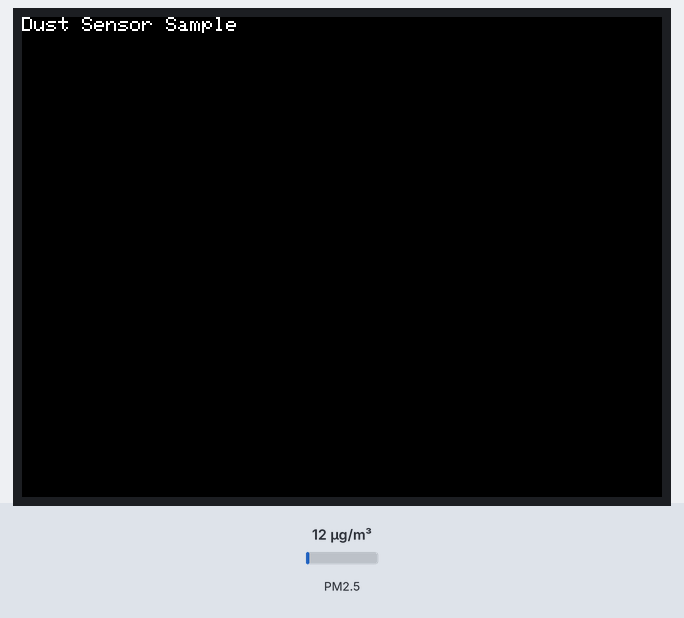
The sketch below on a simulated ESP32. On the bench: 320×240 colour display. Wiring (inferred from the names in the program): dust sensor: data GPIO 22. Inputs (shaded band) come from the test bench; at power-on: PM2.5 12 µg/m³.

Above: at 0.2 s.
At 5.1 s:
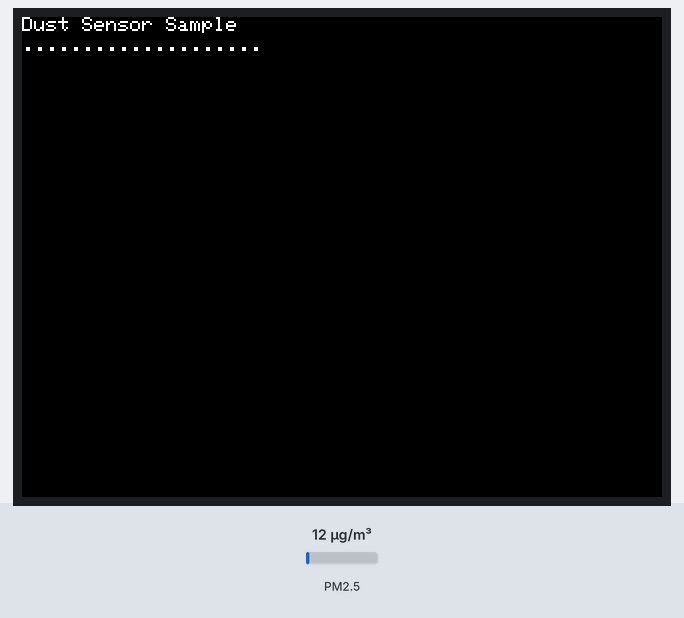
At 10.1 s:
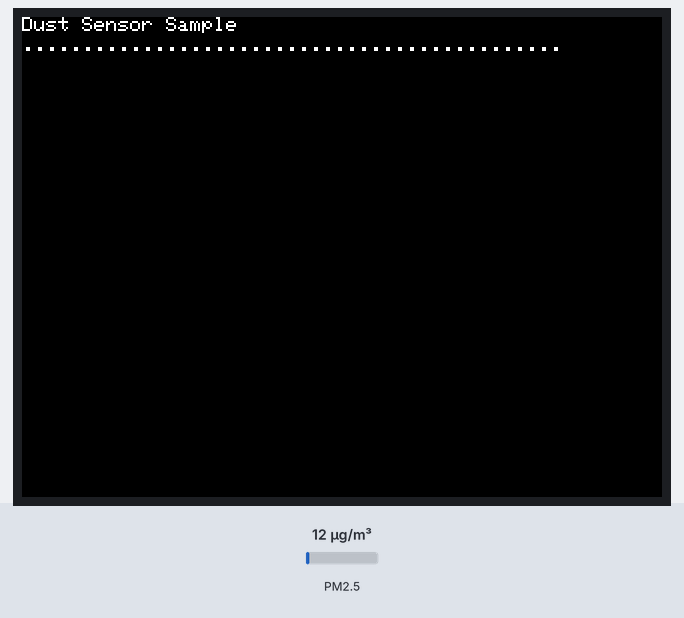
At 20.1 s:
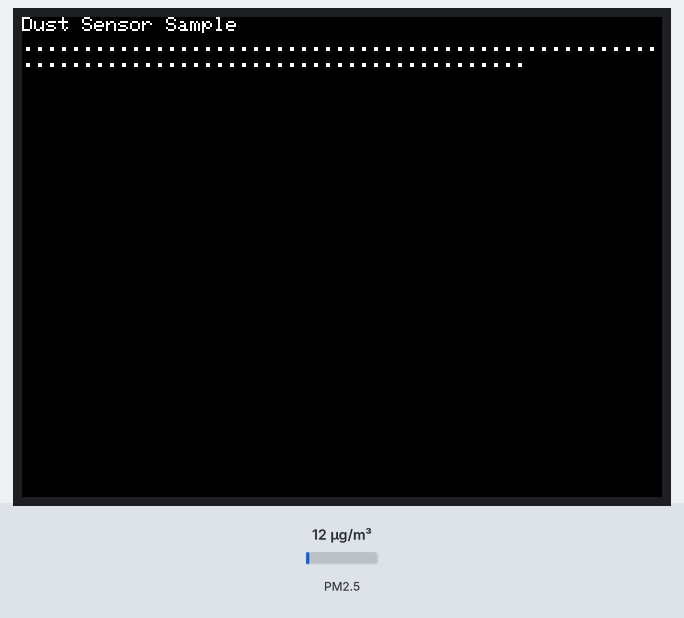
At 30.13 s:
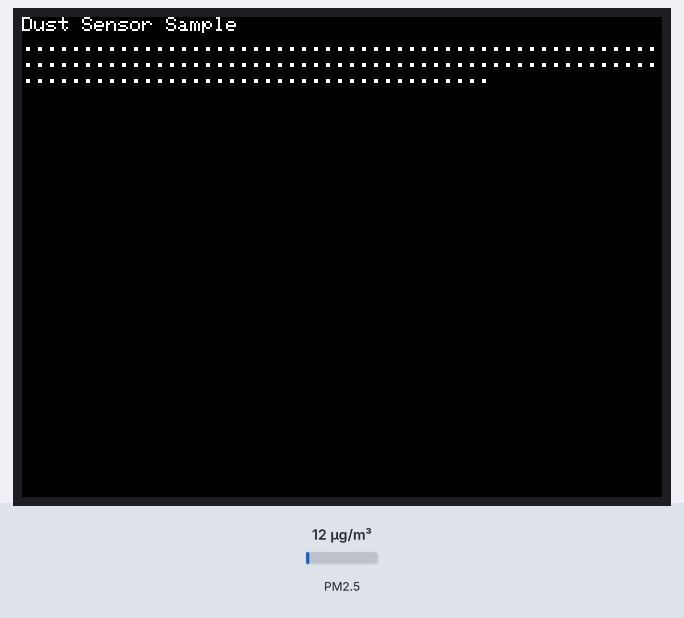
At 39.9 s:
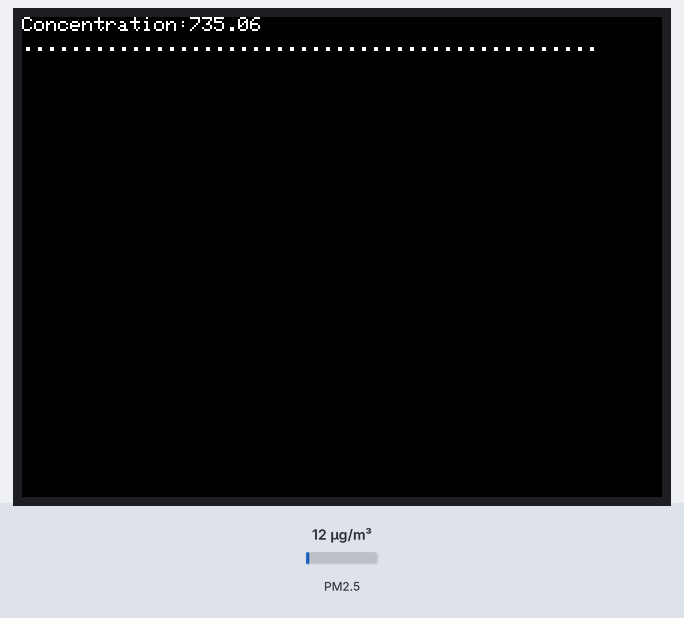

The sketch:

HCKRD5_DustSensor.ino
```cpp
#include <M5Stack.h>

// Dust Sensor Connection
// Connect to GROVE
// YELLOW: GPIO22/SCL    Dust Sensor Output(PWM)
// WHITE :
// RED   : 5V
// BLACK : GND


unsigned long duration;
unsigned long starttime;
unsigned long sampletime_ms = 30000;    //sampe 30s ;
unsigned long lowpulseoccupancy = 0;
float ratio = 0;
float concentration = 0;


// the setup routine runs once when M5Stack starts up
void setup(){

    // Initialize the M5Stack object
    M5.begin();

    starttime = millis();       //get the current time;

    // LCD display
    M5.Lcd.print("Dust Sensor Sample");
    M5.Lcd.setCursor(0, 10);         // print位置を変更

    pinMode(22, INPUT);         // GPIO22 Digital Input

    delay(1000);                // 1000ms wait
}

// the loop routine runs over and over again forever
void loop() {

    duration = pulseIn(22, LOW);
    lowpulseoccupancy = lowpulseoccupancy+duration;


    if ((millis()-starttime) > sampletime_ms) {
        //if the sampel time == 30s

        ratio = lowpulseoccupancy/(sampletime_ms*10.0);  // Integer percentage 0=>100
        concentration = 1.1*pow(ratio,3)-3.8*pow(ratio,2)+520*ratio+0.62; // using spec sheet curve

        M5.Lcd.fillScreen(BLACK);       // 画面全消し
        M5.Lcd.setCursor(0, 0);         // print位置を戻す

        M5.Lcd.print("Concentration:");
        M5.Lcd.println(concentration);
        M5.Lcd.setCursor(0, 10);         // print位置を変更
        lowpulseoccupancy = 0;
        starttime = millis();
    } else {
        M5.Lcd.print(".");
    }
}
```
